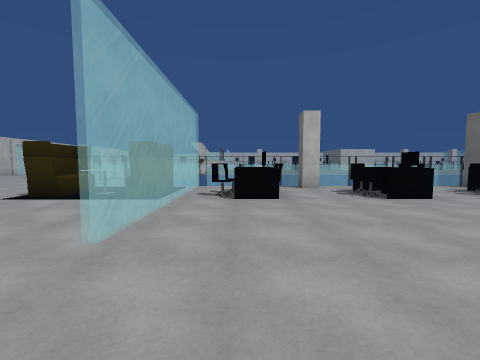
view 1 (above)

24 first-person views from a walk through a 3-D level made in the Unity game engine. The camera is 1.4 m above the floor, tilts 4° down and sees 90° across. The floor is counted in squares, 2 m on a side. Each view is taken from the middle of a square. On the plan, view 1 faces up. The plan holds only what a view shows up to about 9 squares ahead; the rest is blank. The place goes on beyond the plan. Some surface patterns are stand-ins.

view 2
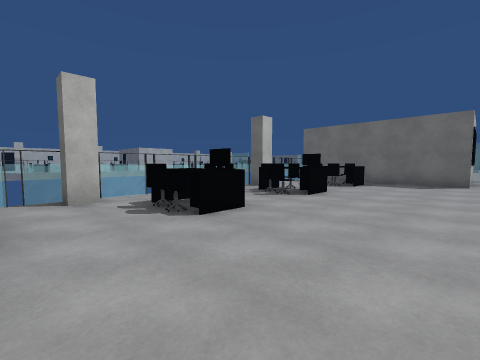

view 3
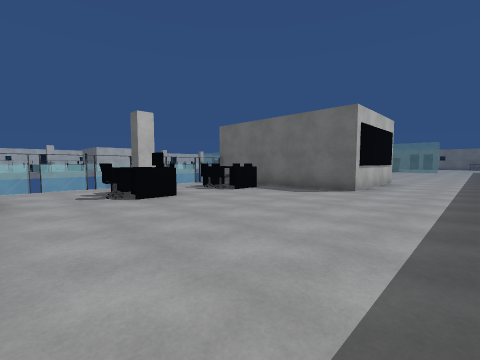

view 4
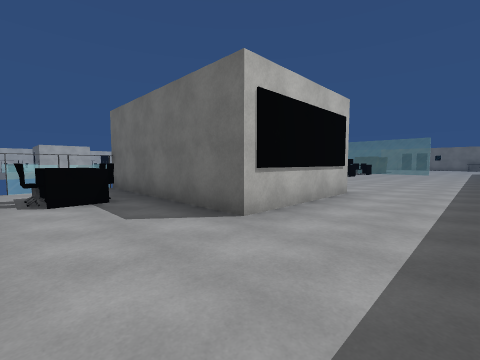

view 5
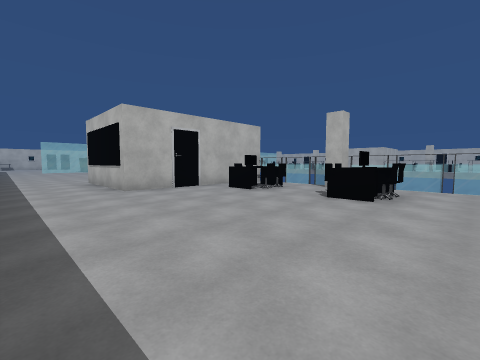

view 6
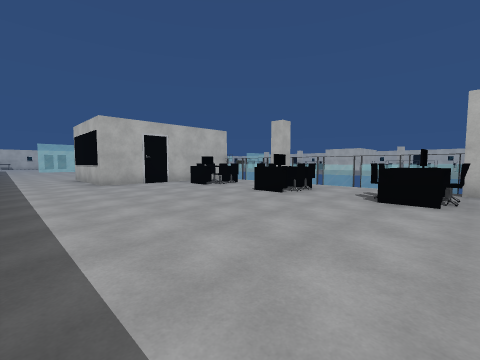

view 7
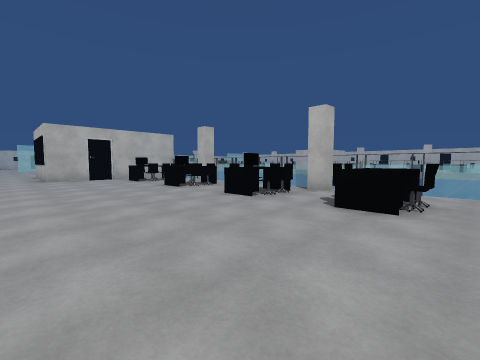

view 8
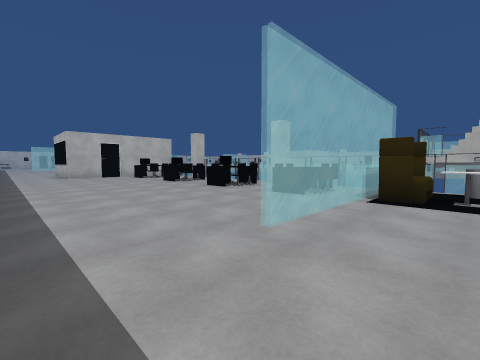

view 9
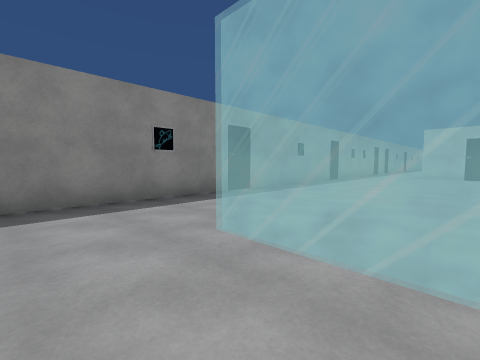

view 10
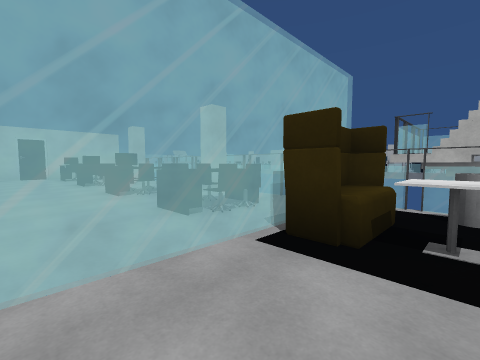

view 11
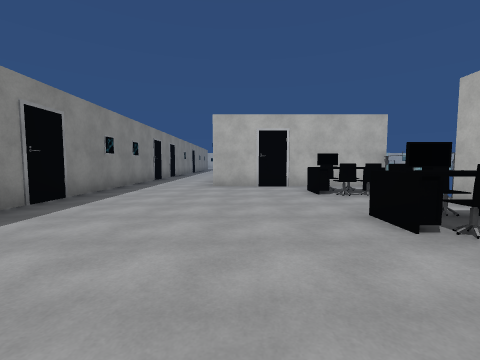

view 12
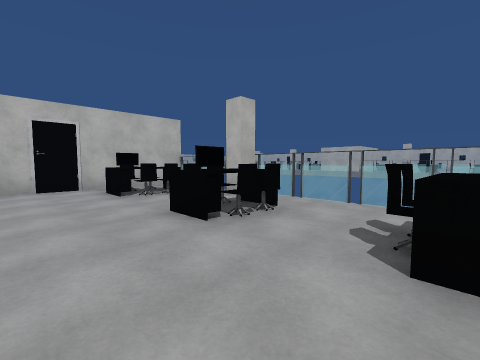

view 13
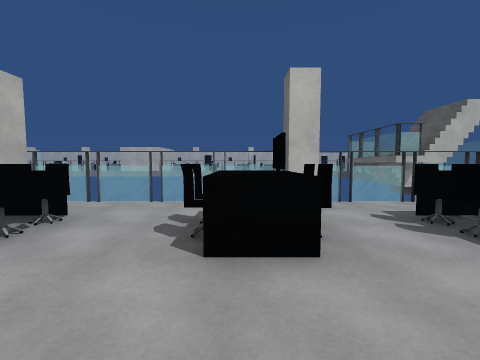

view 14
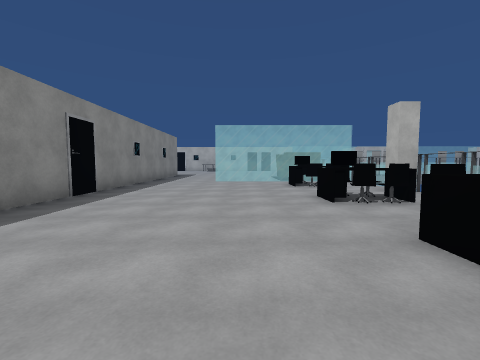

view 15
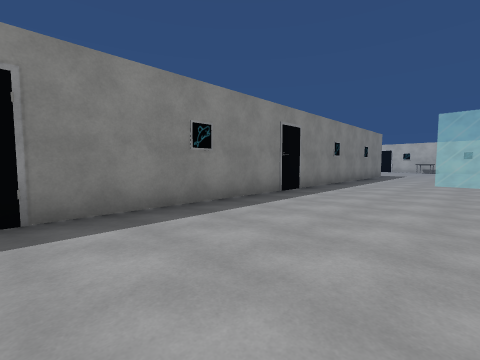

view 16
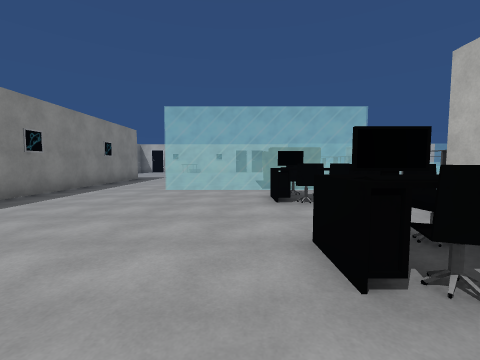

view 17
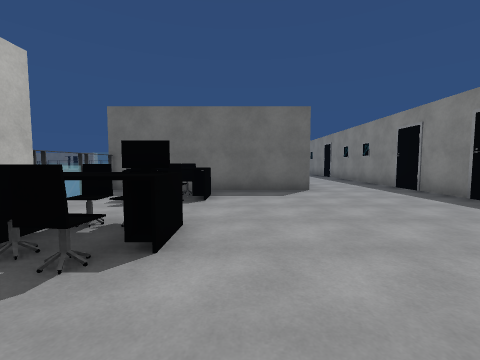

view 18
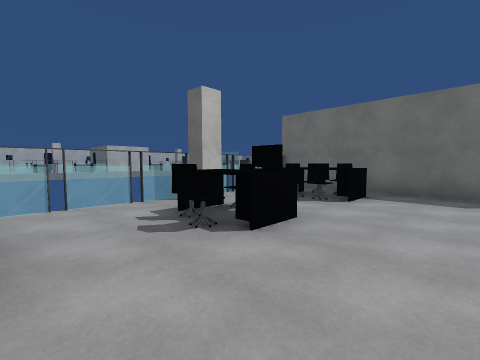

view 19
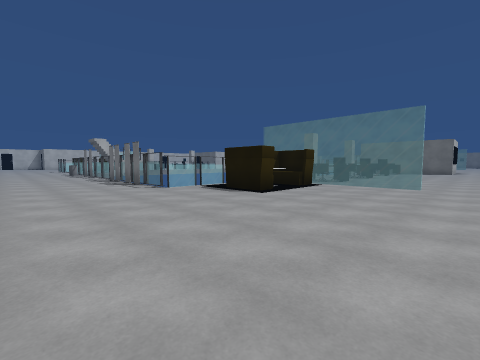

view 20
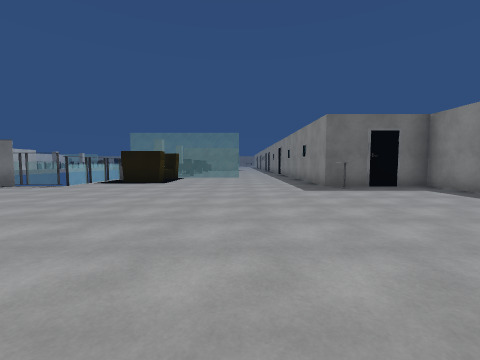

view 21
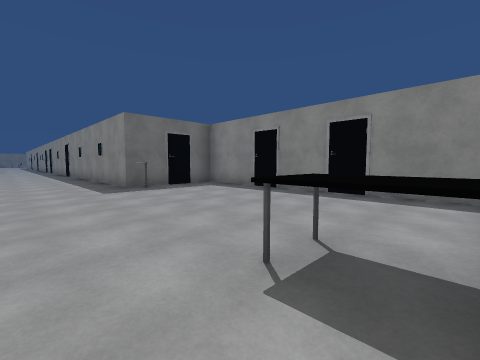

view 22
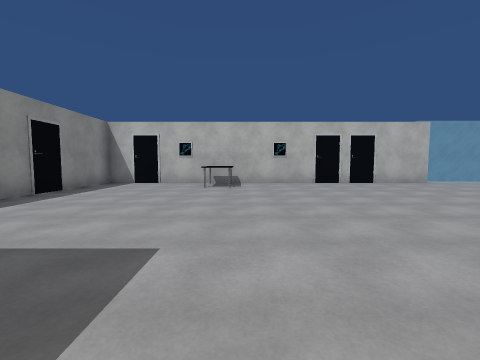

view 23
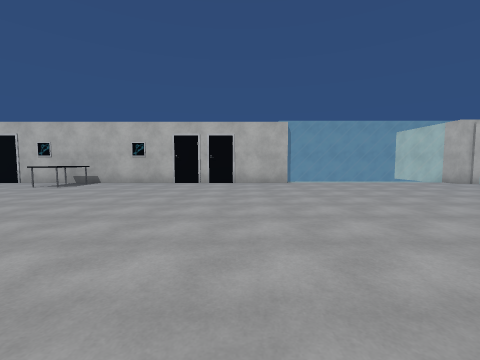

view 24
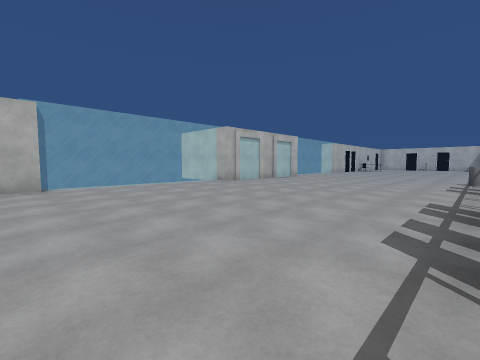

### Floor plan
Key: @ floor where view 1 was taken; # wall or solid block; x gap in a wall; . floor; / step, stairs or slope; = window, fence, low wall or low ledge; ^ raised ledge; S sofa; C chair; T table; O other object.
Columns run from 14 left of view 1 to 27 right of it. Each row starts with its distance up from view 1.
 18       ..=
 17      ....
 16     ....
 15    .....
 14 ##......=
 13 =.......=                              ##
 12 =........                              #
 11 =.......                               #/#
 10 =.......#                              #x#
  9 =.......##
  8 =.......=### ###     ###       ###
  7 #..........##=.##.##.#.### ###.#.##.###=##
  6 #.........S^S=O..OO.CCOO.###.OO.CC.OOCC=S^
  5 #.........S.S=OO.OC.C OO.###.OO.OC.OCOC=S^
  4 #............=...........###...........=..
  3 #............=...........###...........=..
  2 #............=.........................=..
  1 #.........................................
  0 #TT...........@...........................
 -1 #.......^#################################
 -2 #........#
 -3 #........#
 -4 ##########

Positions as (right, up) in squares from view 1, and headings:
1: (0, 0), facing up
2: (1, 2), facing up-right
3: (4, 0), facing up-right
4: (8, 0), facing up-right
5: (20, 0), facing up-left
6: (22, 0), facing up-left
7: (25, 1), facing up-left
8: (27, 0), facing up-left
9: (27, 4), facing down-left
10: (27, 3), facing up-left
11: (21, 3), facing left
12: (21, 3), facing up-left
13: (21, 3), facing up
14: (8, 3), facing left
15: (8, 3), facing down-left
16: (5, 4), facing left
17: (4, 4), facing right
18: (4, 3), facing up-right
19: (-9, 1), facing up-right
20: (-13, 2), facing right
21: (-13, 2), facing down-right
22: (-5, 1), facing left
23: (-5, 6), facing left
24: (-6, 7), facing up-left
